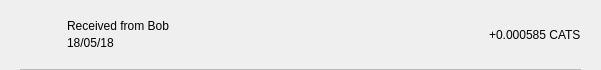
<?xml version="1.0" encoding="UTF-8"?>
<ui version="4.0">
 <class>TxRow</class>
 <widget class="QWidget" name="TxRow">
  <property name="geometry">
   <rect>
    <x>0</x>
    <y>0</y>
    <width>601</width>
    <height>70</height>
   </rect>
  </property>
  <property name="minimumSize">
   <size>
    <width>0</width>
    <height>40</height>
   </size>
  </property>
  <property name="windowTitle">
   <string>Form</string>
  </property>
  <layout class="QVBoxLayout" name="verticalLayout_3">
   <property name="spacing">
    <number>0</number>
   </property>
   <property name="leftMargin">
    <number>0</number>
   </property>
   <property name="topMargin">
    <number>0</number>
   </property>
   <property name="rightMargin">
    <number>0</number>
   </property>
   <property name="bottomMargin">
    <number>0</number>
   </property>
   <item>
    <widget class="QWidget" name="rowContainer" native="true">
     <layout class="QVBoxLayout" name="verticalLayout_2">
      <property name="spacing">
       <number>9</number>
      </property>
      <property name="leftMargin">
       <number>20</number>
      </property>
      <property name="topMargin">
       <number>9</number>
      </property>
      <property name="rightMargin">
       <number>20</number>
      </property>
      <property name="bottomMargin">
       <number>0</number>
      </property>
      <item>
       <widget class="QFrame" name="frame">
        <property name="styleSheet">
         <string notr="true">border:none;</string>
        </property>
        <property name="frameShape">
         <enum>QFrame::StyledPanel</enum>
        </property>
        <property name="frameShadow">
         <enum>QFrame::Raised</enum>
        </property>
        <layout class="QHBoxLayout" name="horizontalLayout" stretch="0,2,0">
         <property name="leftMargin">
          <number>0</number>
         </property>
         <property name="topMargin">
          <number>0</number>
         </property>
         <property name="rightMargin">
          <number>0</number>
         </property>
         <property name="bottomMargin">
          <number>0</number>
         </property>
         <item>
          <widget class="QPushButton" name="icon">
           <property name="focusPolicy">
            <enum>Qt::NoFocus</enum>
           </property>
           <property name="styleSheet">
            <string notr="true">border:none;</string>
           </property>
           <property name="text">
            <string/>
           </property>
           <property name="iconSize">
            <size>
             <width>28</width>
             <height>28</height>
            </size>
           </property>
          </widget>
         </item>
         <item>
          <layout class="QVBoxLayout" name="verticalLayout">
           <property name="spacing">
            <number>3</number>
           </property>
           <property name="leftMargin">
            <number>9</number>
           </property>
           <item>
            <widget class="QLabel" name="lblAddress">
             <property name="styleSheet">
              <string notr="true"/>
             </property>
             <property name="text">
              <string>Received from Bob</string>
             </property>
             <property name="alignment">
              <set>Qt::AlignBottom|Qt::AlignLeading|Qt::AlignLeft</set>
             </property>
            </widget>
           </item>
           <item>
            <widget class="QLabel" name="lblDate">
             <property name="styleSheet">
              <string notr="true"/>
             </property>
             <property name="text">
              <string>18/05/18</string>
             </property>
             <property name="alignment">
              <set>Qt::AlignLeading|Qt::AlignLeft|Qt::AlignTop</set>
             </property>
            </widget>
           </item>
          </layout>
         </item>
         <item>
          <widget class="QLabel" name="lblAmount">
           <property name="styleSheet">
            <string notr="true"/>
           </property>
           <property name="text">
            <string>+0.000585 CATS</string>
           </property>
          </widget>
         </item>
        </layout>
       </widget>
      </item>
      <item>
       <widget class="QLabel" name="lblDivisory">
        <property name="minimumSize">
         <size>
          <width>0</width>
          <height>1</height>
         </size>
        </property>
        <property name="maximumSize">
         <size>
          <width>16777215</width>
          <height>1</height>
         </size>
        </property>
        <property name="styleSheet">
         <string notr="true">background-color:#bababa;</string>
        </property>
        <property name="text">
         <string/>
        </property>
        <property name="alignment">
         <set>Qt::AlignBottom|Qt::AlignLeading|Qt::AlignLeft</set>
        </property>
       </widget>
      </item>
     </layout>
    </widget>
   </item>
  </layout>
 </widget>
 <resources/>
 <connections/>
</ui>
